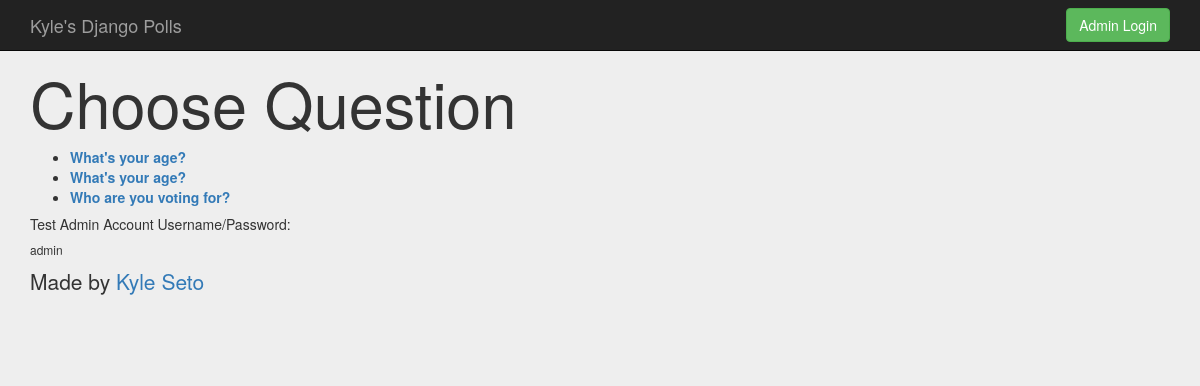
Screenshot of /polls/ with the database file from the repository.
### polls/models.py (models this page shows, shortened)
class Question(models.Model):
    question_text = models.CharField(max_length = 100)
    pub_date = models.DateTimeField('date published')

### polls/views.py (the view)
# urls.py: path('', views.index,name="index"),
def index(request):
    latest_questions = Question.objects.order_by('-pub_date')[:5]
    template = loader.get_template('polls/index.html')
    context = {'latest_questions':latest_questions}
    return HttpResponse(template.render(context,request))

### polls/templates/polls/index.html
{% extends 'polls/base.html' %}
{% block main_content %}
<h1>Choose Question</h1>
    {% if latest_questions %}
    <ul>
        {% for question in latest_questions %}
        <li><a href = {% url 'polls:detail' question.id %}><b>{{question.question_text}}</b></a></li>
        {% endfor %}
    </ul>
    {% else %}
        <p>You have no questions. Please add some.</p>
    {% endif %}
    {% endblock %}

### polls/static/polls/style.css (style rules this page uses)
body { background-color:rgb(238, 238, 238); }

### rows the page displays
Question: question_text "What's your age?"
Question: question_text "What's your age?"
Question: question_text "Who are you voting for?"
